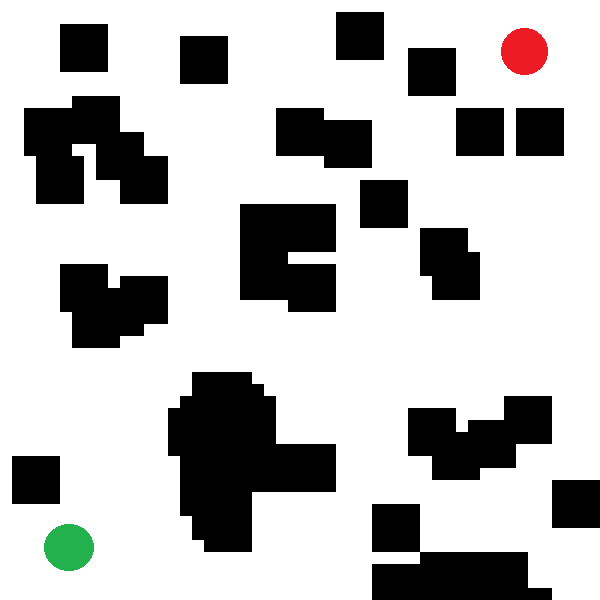
//> input picture build/maze1.png, 600 x 600 px
$ ./rrtstar   (built with g++ and OpenCV 4)
//> lines starting //> are read from the running program, lines starting //| are printed output that depends on the picture; after the words box and inside, x2 and y2 are one past the last pixel; in counts of white or black regions, pixels touching at a corner belong together

#include <opencv2/opencv.hpp>
#include <random>
#include <vector>
#include <cmath>
#include <limits>

using namespace cv;
using namespace std;

typedef struct node {
    Point2f p;
    int parent;
    double cost;
}node;

// Parameters
const int MAX_ITERS = 2000;
const float GOAL_RADIUS = 10.0f;
const float STEP_SIZE = 15.0f;
const float NEIGHBOR_RADIUS = 30.0f;
const double GOAL_BIAS = 0.05;

// Global random engine
typedef std::mt19937 RNGType;
RNGType rng((unsigned)time(nullptr));
uniform_real_distribution<float> uniX, uniY;

// --- Function Prototypes ---
int nearestIndex(const vector<node>& tree, const Point2f& q);
vector<int> nearIndices(const vector<node>& tree, const Point2f& q, float radius);
bool collisionFree(const Mat& img, const Point2f& a, const Point2f& b);
Point2f steer(const Point2f& from, const Point2f& to, float step);
void drawTree(Mat& img, const vector<node>& tree);
void drawPath(Mat& img, const vector<node>& tree, int idxGoal);

// --- Main ---
int main() {
    Mat img = imread("maze1.png");
//> img is the input picture: 600 rows x 600 cols, CV_8UC3; mean B, G, R 188.4, 188.8, 189.1
    if (img.empty()) return -1;
    uniX = uniform_real_distribution<float>(0, img.cols);
    uniY = uniform_real_distribution<float>(0, img.rows);
    Point2f start,goal;
    for(int y=0; y<img.rows; y++)
    {
        for(int x=0; x<img.cols; x++)
        {
            Vec3b color = img.at<Vec3b>(Point(x, y));
            if(color[1]>150 && color[0]<100 && color[2]<100)
                start = Point2f(x,y);
            if(color[2]>200 && color[0]<100 && color[1]<100)
                goal = Point2f(x,y);
        }
    }
//> this loop made 600 passes
//> goal on passes 1 to 3: Point(0, 0), Point(0, 0), Point(0, 0)
//> after the loop, start = Point(73, 570); goal = Point(528, 74)
    cout<<start<<endl;
//| [73, 570]
    cout<<goal<<endl;
//| [528, 74]
    swap(start,goal);
//> start = Point(528, 74); goal = Point(73, 570)
    vector<node> tree;
    tree.push_back({start, -1, 0.0});
//> tree = 1 item
    // int bestGoalIdx=-1;

    for(int it=0; it<MAX_ITERS; ++it) {

        Point2f qrand;
        if (uniform_real_distribution<float>(0,1)(rng) < GOAL_BIAS) {
            qrand = goal;
        } else {
            qrand = Point2f(uniX(rng), uniY(rng));
        }


        int idx_near = nearestIndex(tree, qrand);
        Point2f qnew = steer(tree[idx_near].p, qrand, STEP_SIZE);


        if (!collisionFree(img, tree[idx_near].p, qnew)) continue;


        node newnode; newnode.p = qnew;
        newnode.cost = tree[idx_near].cost + norm(qnew - tree[idx_near].p);
        newnode.parent = idx_near;


        vector<int> nbrs = nearIndices(tree, qnew, NEIGHBOR_RADIUS);

        for(int i : nbrs) {
            double c = tree[i].cost + norm(tree[i].p - qnew);
            if (c < newnode.cost && collisionFree(img, tree[i].p, qnew)) {
                newnode.parent = i;
                newnode.cost = c;
            }
        }

        int newIdx = tree.size();
        tree.push_back(newnode);


        for(int i : nbrs) {
            double c_through_new = newnode.cost + norm(tree[i].p - qnew);
            if (c_through_new < tree[i].cost && collisionFree(img, qnew, tree[i].p)) {
                tree[i].parent = newIdx;
                tree[i].cost = c_through_new;
            }
        }


        line(img, tree[newIdx].p, tree[tree[newIdx].parent].p, Scalar(255,0,0));
        imshow("RRT*",img);
        waitKey(20);


        if (norm(qnew - goal) < GOAL_RADIUS) {
            double goalCost = tree[newIdx].cost + norm(goal - qnew);

            node goalNode;
            goalNode.p      = goal;
            goalNode.parent = newIdx;
            goalNode.cost   = goalCost;
            tree.push_back(goalNode);
            int goalIdx = (int)tree.size() - 1;
            drawPath(img, tree, goalIdx);
            break;

        }
    }
//> this loop made 427 passes
//> (qrand, idx_near, dir in steer, len in steer, newnode.p, newnode.cost, newnode.parent, nbrs) on pass 8: (Point(73, 570), 6, Point(-405.5, 477.8), 626.7, Point(468.8, 103.6), 68.28, 6, [3, 6, 7])
//> (idx_near, dir in steer, len in steer, newnode.p, newnode.cost, newnode.parent, nbrs) on passes 1 to 6: (0, Point(-121.3, -19.53), 122.9, Point(513.2, 71.62), 15, 0, [0]), (1, Point(-173.7, 428.7), 462.6, Point(507.6, 85.52), 30, 1, [0, 1]), (2, Point(-445.6, 51.4), 448.6, Point(492.7, 87.24), 38.46, 2, [1, 2]), (2, Point(22.2, 63.03), 66.83, Point(512.5, 99.67), 38.46, 2, [0, 1, 2, 3]), (4, Point(84.64, 435.9), 444, Point(515.4, 114.4), 44.96, 4, [2, 4]), (3, Point(-398.6, 139.3), 422.3, Point(478.5, 92.19), 53.46, 3, [2, 3])
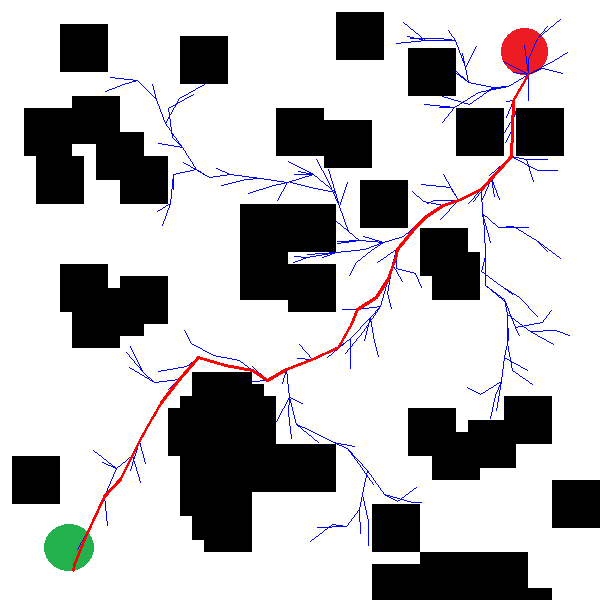
//> img: 600 rows x 600 cols, CV_8UC3; 1.81% of pixels changed, all inside (x1, y1, x2, y2) = (72, 19, 570, 572)
    imshow("RRT*", img);
    waitKey(0);
    return 0;
}

int nearestIndex(const vector<node>& tree, const Point2f& q) {
    double bestDist = numeric_limits<double>::max();
    int bestIdx = 0;
    for(size_t i=0; i<tree.size(); ++i) {
        double d = norm(tree[i].p - q);
        if (d < bestDist) {
            bestDist = d;
            bestIdx = i;
        }
    }
    return bestIdx;
}

vector<int> nearIndices(const vector<node>& tree, const Point2f& q, float radius) {
    vector<int> ids;
    for(size_t i=0; i<tree.size(); ++i) {
        if (norm(tree[i].p - q) <= radius)
            ids.push_back(i);
    }
    return ids;
}

Point2f steer(const Point2f& from, const Point2f& to, float step) {
    Point2f dir = to - from;
    float len = sqrt(dir.x*dir.x + dir.y*dir.y);
    if (len <= step) return to;
    return Point2f(from.x + dir.x/len*step, from.y + dir.y/len*step);
}

bool collisionFree(const Mat& img, const Point2f& a, const Point2f& b) {
    LineIterator it(img, a, b, 8);
    for(int i=0; i<it.count; ++i, ++it) {
        Vec3b c = img.at<Vec3b>(it.pos());
        if (c[0]<100 && c[1]<100 && c[2]<100) return false;
    }
    return true;
}

void drawPath(Mat& img, const vector<node>& tree, int idxGoal) {
    int idx = idxGoal;
    while (tree[idx].parent != -1) {
        int p = tree[idx].parent;
        line(img, tree[idx].p, tree[p].p, Scalar(0,0,255), 2);
        idx = p;
        imshow("image",img);
        waitKey(20);
    }
}

$ run again, with build/maze2.png copied over build/maze1.png
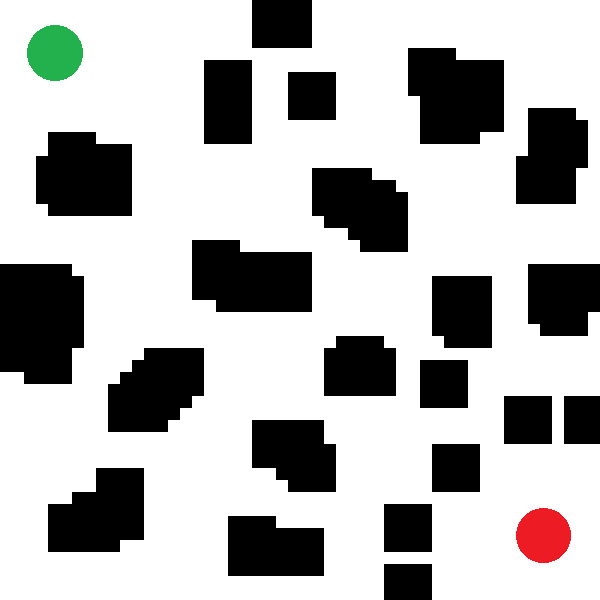
//> input picture build/maze2.png, 600 x 600 px
//> img is the input picture: 600 rows x 600 cols, CV_8UC3; mean B, G, R 180.4, 181.1, 181.5
//> the loop `for(int y=0; y<img.rows; y++)` made 600 passes
//> start on passes 1 to 3: Point(0, 0), Point(0, 0), Point(0, 0)
//> after the loop `for(int y=0; y<img.rows; y++)`: start = Point(59, 80); goal = Point(548, 562)
//| [59, 80]
//| [548, 562]
//> `swap(start,goal);`: goal = Point(59, 80)
//> tree = 1 item
//> the loop `for(int it=0; it<MAX_ITERS; ++it)` made 240 passes
//> (idx_near, dir in steer, len in steer, newnode.p, newnode.cost, newnode.parent, nbrs) on passes 1 to 6: (0, Point(-141.3, -507.5), 526.8, Point(544, 547.5), 15, 0, [0]), (1, Point(-204.5, -47.19), 209.9, Point(529.4, 544.2), 30, 1, [0, 1]), (2, Point(-467.4, -407.3), 619.9, Point(518.1, 534.3), 40.79, 2, [1, 2]), (3, Point(11.71, -385.8), 385.9, Point(518.5, 519.3), 55.79, 3, [2, 3]), (1, Point(53.21, -12), 54.54, Point(558.6, 544.2), 30, 1, [0, 1, 2]), (4, Point(-424.5, -292.8), 515.6, Point(506.2, 510.8), 67.9, 4, [3, 4])
//> after the loop `for(int it=0; it<MAX_ITERS; ++it)`:
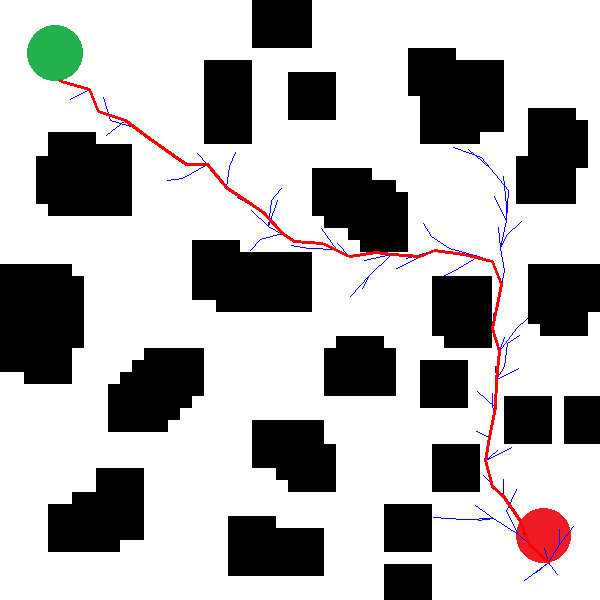
//> img: 600 rows x 600 cols, CV_8UC3; 1.05% of pixels changed, all inside (x1, y1, x2, y2) = (58, 79, 574, 581)
